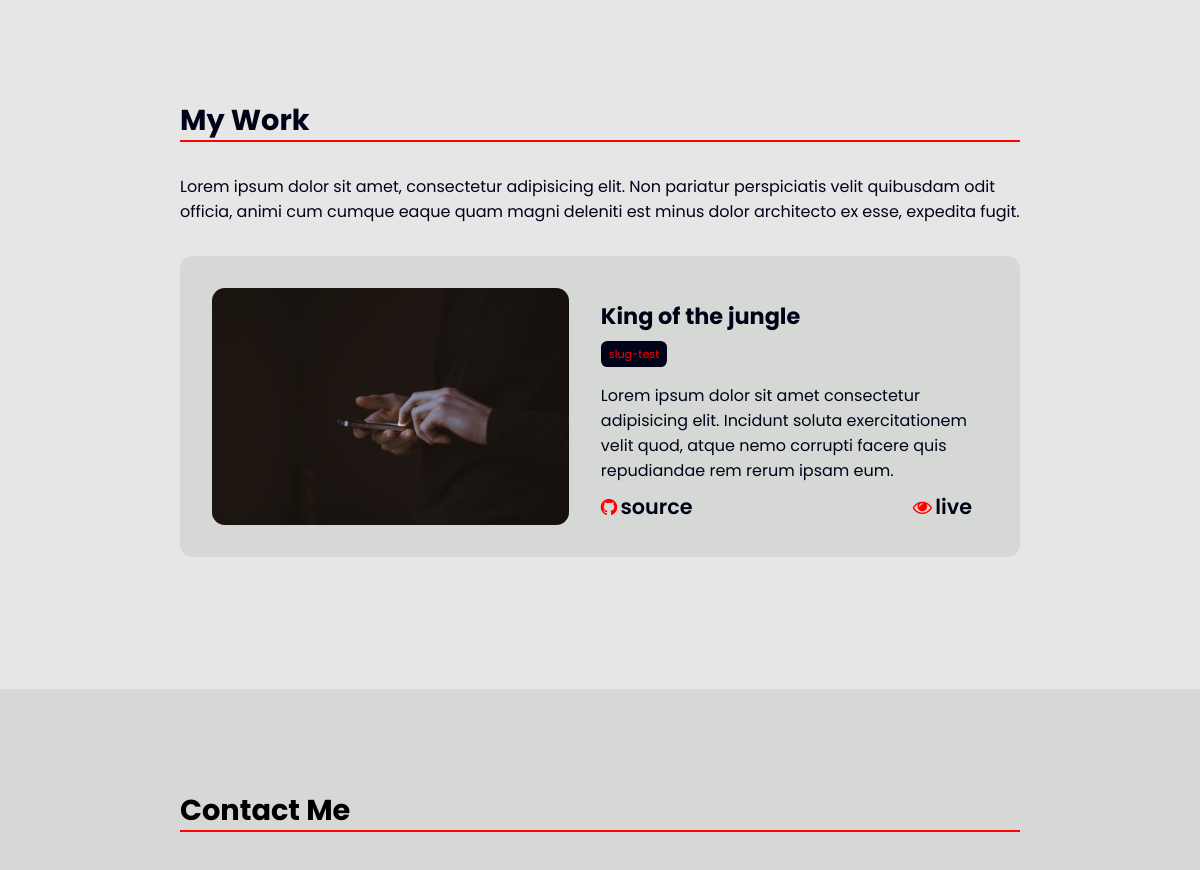
The app's page / (middle part), older data.
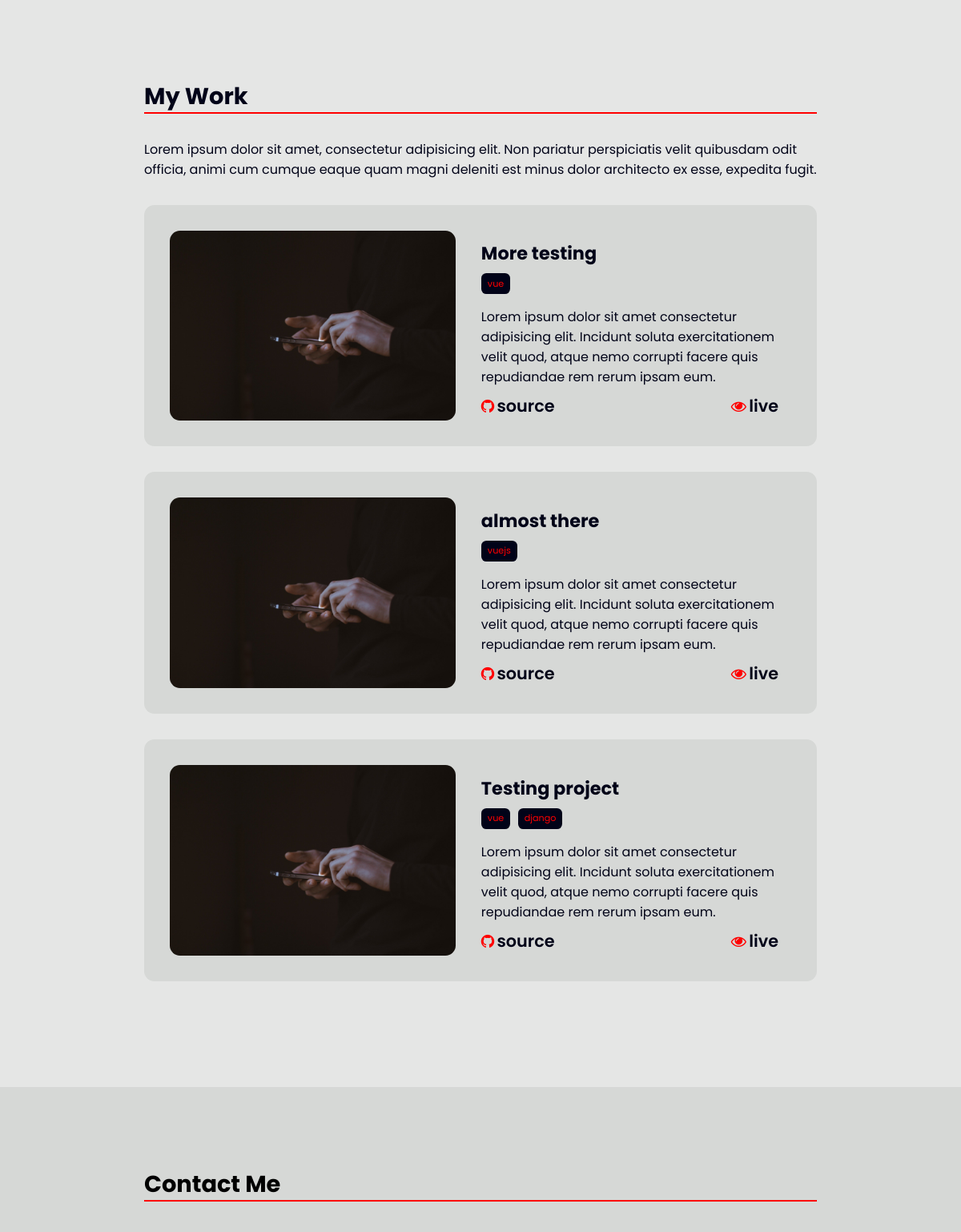
The same page, newer data.
### projects/models.py (models this page shows, shortened)
class Project(models.Model):
    title = models.CharField(max_length=50)
    date_created = models.DateTimeField(auto_now_add=True)
    slug = models.SlugField(max_length=50)
    featured = models.BooleanField(default=False)
    tags = TaggableManager()
    image = models.ImageField(upload_to='images', blank=True)
    live_site = models.URLField(max_length=500, blank=True)
    git_repo = models.URLField(max_length=500, blank=True)
    project_detail = models.TextField(blank=True)
    class Meta:
        ordering = ("-date_created",)

### projects/views.py (the view)
# urls.py: 2. Add a URL to urlpatterns:  path('', views.home, name='home')
def home(request):
    projects = Project.objects.filter(featured=True).order_by('-date_created')[:3]
    return render(request, 'home/index.html', {'projects':projects})

### projects/templates/home/index.html (shortened to what this page needs)
{% extends 'base.html' %}
{% load static %}
{% block content %}
    <section class="work">
        <div class="container">
            <h1 class="section-title">My Work</h1>
            <div class="work-info">
                Lorem ipsum dolor sit amet, consectetur adipisicing elit. Non pariatur perspiciatis velit quibusdam odit officia, animi cum cumque eaque quam magni deleniti est minus dolor architecto ex esse, expedita fugit.
            </div>
            <div class="all-work">
                {% for project in projects %}
                    <div class="single-work">
                        <div class="work-image">
                            {% if project.image %}
                                <img src="{{project.image.url}}" alt="">
                                {% else %}
                                <img src="{% static 'images/phone.jpg'%}" alt="">
                            {% endif %}
                        </div>
                            <div class="work-text">
                                <h3 class="work-title">{{project.title}}</h3>
                                <ul class="tags">
                                    {% for tag in project.tags.all %}
                                        <li class="tag">
                                        <a href="{% url 'all_projects_by_tagname' tag %}" style="text-decoration: none;">{{tag}}</a>
                                        </li>
                                    {% endfor %}
                                </ul>
                                <p class="work-detail">
                                    Lorem ipsum dolor sit amet consectetur adipisicing elit. Incidunt soluta exercitationem velit quod, atque nemo corrupti facere quis repudiandae rem rerum ipsam eum.
                                </p>
                            <ul class="work-cta">
                                <li class="github">
                                    <span><i class="fa fa-github cta" aria-hidden="true">
                                    </i></span>source</li>
                                <li class="live-site"><span><i class="cta fa fa-eye" aria-hidden="true"></i></span>live</li>
                            </ul>
                        </div>
                    </div>
                {% endfor %}
            </div>
        </div>
    </section>
    <section class="contact">
        <div class="container">
            <h1 class="section-title">Contact Me</h1>
            <div class="contact_info-wrapper">
                <form action="" class="contact-info__form">
                </form>
            </div>
        </div>
    </section>
{% endblock content %}

Row changes from the older to the newer data that the page shows:
no longer on this page (row unchanged): Project: title "King of the jungle"
no longer on this page (row unchanged): Tag: name "slug-test", shown under "King of the jungle"
added Project: title "More testing"
added Tag: name "vue"
added Project: title "almost there"
added Tag: name "vuejs", shown under "almost there"
added Project: title "Testing project"
added Tag: name "django", shown under "Testing project"
